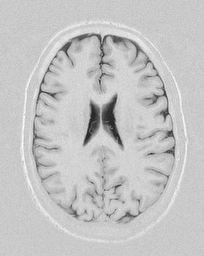
#> input picture brain.png, 204 x 256 px
$ jupyter execute Assignment.ipynb
#> lines starting #> are read from the running program, lines starting #| are printed output that depends on the picture; after the words box and inside, x2 and y2 are one past the last pixel; in counts of white or black regions, pixels touching at a corner belong together
[cell 1]
import cv2
import sys
from matplotlib import pyplot as plt
import numpy as np

[cell 2]
input_file_1 = 'brain.png'

[cell 3]
import cv2
import sys
from matplotlib import pyplot as plt
import numpy as np

input_file_1 = 'brain.png'
img = cv2.imread(input_file_1, cv2.IMREAD_GRAYSCALE)
#> img is the input picture: shape (256, 204); min 31, max 255, mean 196.1
#
# Check for success
if img is None:
    print('Failed to open', input_file_1)
    sys.exit()

# Calculate the histogram
hist = cv2.calcHist([img-50], [0], None, [256], [0, 256])
#> hist = 256 values, max 4036 at index 154, min 0 at index 199, mean 204
hist = hist.reshape(256)

# Plot histogram
plt.figure(figsize=(10,7))
plt.bar(np.linspace(0,255,256), hist)
plt.title('Histogram')
plt.ylabel('Frequency')
plt.xlabel('Grey Level')
plt.show()
#> figure, not shown here; tallest bar 4036 high, from x = 153.6 to 154.4

[cell 4]
# Threshold manually at intensity level 150
# Note that threshold() returns the computued threshold value
# and the resulting image.  We don't need the value so we put
# it in _.

plt.figure()
# outputimg = np.clip((img * 2), 0, 255)
_, output = cv2.threshold(img, 200, 255, cv2.THRESH_BINARY)
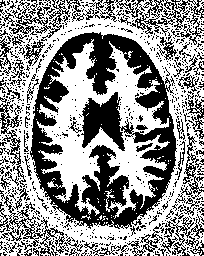
#> output: shape (256, 204); 56.8% white; 763 black regions (695 under 20 px), largest, box (x1, y1, x2, y2) and area: (30, 32, 177, 229) 12382, (115, 0, 204, 45) 1096, (0, 190, 69, 256) 940
cv2.imwrite('thresh_200.jpg', output)
plt.imshow(output,'gray')

# Threshold automatically with Otsu's method
# This time, we do want the computed threshold value
plt.figure()
T, output2 = cv2.threshold(img, 0, 255, cv2.THRESH_BINARY + cv2.THRESH_OTSU)
#> output2: shape (256, 204); 94.3% white; 60 black regions (44 under 20 px), largest, box (x1, y1, x2, y2) and area: (58, 33, 171, 122) 976, (101, 94, 124, 149) 535, (83, 100, 100, 146) 391
#> T = 156
cv2.imwrite('thresh_otsu.jpg', output2)
print("Threshold value found by Otsu's method:", T)
#| Threshold value found by Otsu's method: 156.0
plt.imshow(output2,'gray')

[cell 5]
input_file_2 = 'tray.png'

[cell 6]
input_file_2 = 'tray.png'
img2 = cv2.imread(input_file_2, cv2.IMREAD_GRAYSCALE)
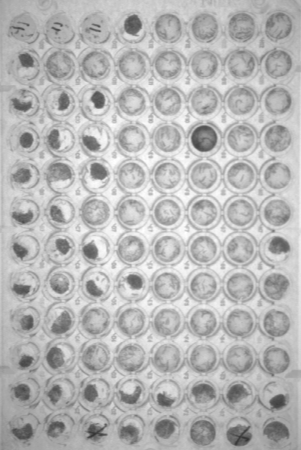
#> input picture tray.png, 301 x 450 px
#> img2 is the input picture: shape (450, 301); min 52, max 255, mean 183.2
#
# Check for success
if img2 is None:
    print('Failed to open', input_file_2)
    sys.exit()

# Calculate the histogram
hist2 = cv2.calcHist([img2], [0], None, [256], [0, 256])
#> hist2 = 256 values, max 2451 at index 190, min 0 at index 0, mean 529.1
hist2 = hist2.reshape(256)

# Plot histogram
plt.figure(figsize=(10,7))
plt.bar(np.linspace(0,255,256), hist2)
plt.title('Histogram')
plt.ylabel('Frequency')
plt.xlabel('Grey Level')
plt.show()
#> figure, not shown here; tallest bar 2451 high, from x = 189.6 to 190.4

[cell 7]
# Threshold manually at intensity level 150
# Note that threshold() returns the computued threshold value
# and the resulting image.  We don't need the value so we put
# it in _.

plt.figure()
_, output = cv2.threshold(img2, 200, 255, cv2.THRESH_BINARY)
#> output: shape (450, 301); 29.4% white; 368 white regions (280 under 20 px), largest, box (x1, y1, x2, y2) and area: (84, 58, 301, 369) 23293, (48, 74, 94, 319) 3240, (102, 324, 245, 364) 1591
cv2.imwrite('thresh2_200.jpg', output)
plt.imshow(output,'gray')

# Threshold automatically with Otsu's method
# This time, we do want the computed threshold value
plt.figure()
T, output2 = cv2.threshold(img2, 0, 255, cv2.THRESH_BINARY + cv2.THRESH_OTSU)
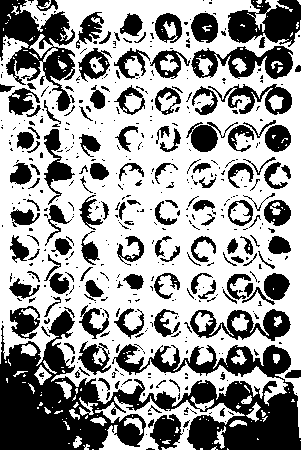
#> output2: shape (450, 301); 61.5% white; 490 black regions (349 under 20 px), largest, box (x1, y1, x2, y2) and area: (0, 310, 301, 450) 18554, (0, 0, 75, 111) 3739, (228, 0, 301, 47) 2201
#> T = 177
cv2.imwrite('thresh2_otsu.jpg', output2)
print("Threshold value found by Otsu's method:", T)
#| Threshold value found by Otsu's method: 177.0
plt.imshow(output2,'gray')

[cell 8]
# [6 lines of commented-out code are left out]

[cell 9]
# Gaussian blurring
plt.figure(figsize=(10,10))
blur1 = cv2.GaussianBlur(img2, (0,0), 10)
cv2.imwrite('gaussian.jpg', blur1)
img_pro1 = cv2.subtract(img2, blur1)
_, output = cv2.threshold(img_pro1, 0, 255, cv2.THRESH_BINARY)
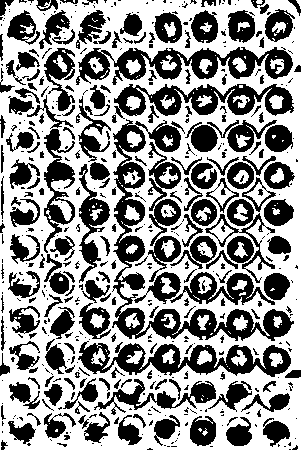
#> output: shape (450, 301); 57.7% white; 487 black regions (283 under 20 px), largest, box (x1, y1, x2, y2) and area: (112, 119, 294, 341) 6436, (76, 47, 293, 85) 3667, (78, 341, 291, 377) 3537
plt.imshow(output,'gray')
cv2.imwrite('GaussianBlur1.jpg', output)
#> Out = True

[cell 10]
#Ostu's Method
plt.figure(figsize=(10,10))
blur2 = cv2.GaussianBlur(img2, (0,0), 12)
cv2.imwrite('gaussian2.jpg', blur2)
img_pro2 = img2- blur2- 128
T, output2 = cv2.threshold(img_pro2, 15, 255, cv2.THRESH_BINARY + cv2.THRESH_OTSU)
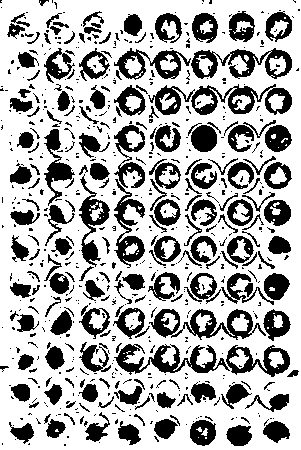
#> output2: shape (450, 301); 69.3% white; 633 black regions (438 under 20 px), largest, box (x1, y1, x2, y2) and area: (149, 309, 266, 340) 1440, (114, 344, 230, 375) 1396, (191, 84, 292, 115) 1346
#> T = 119
plt.imshow(output2,'gray')
print("Threshold value found by Otsu's method:", T)
#| Threshold value found by Otsu's method: 119.0
cv2.imwrite('GaussianBlur2.jpg', output2)
#> Out = True

[cell 11]
# [9 lines of commented-out code are left out]

# 2 Labelling

[cell 12]
import cv2
import sys
from matplotlib import pyplot as plt
import numpy as np
import random

[cell 13]
input_file_3 = 'birds.jpg'
img3 = cv2.imread(input_file_3, cv2.IMREAD_GRAYSCALE)
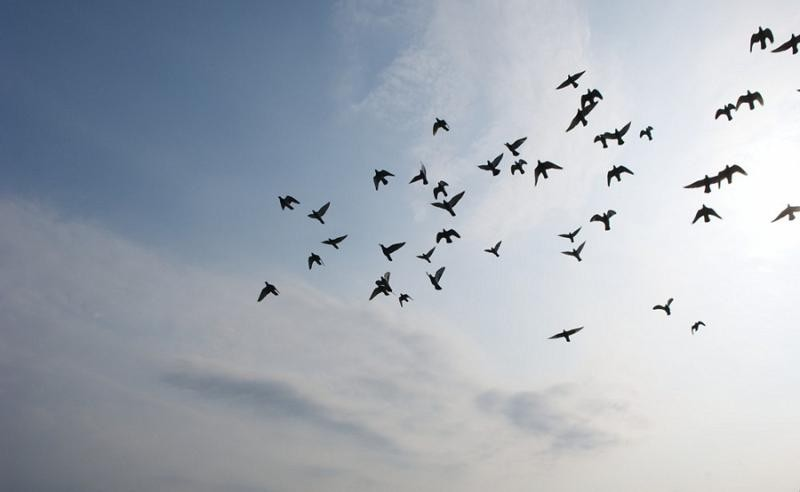
#> input picture birds.jpg, 800 x 492 px
#> img3: shape (492, 800); min 0, max 255, mean 172.7

if img3 is None:
    print('Failed to open', input_file_3)
    sys.exit()

[cell 14]
print(img3.shape[0])
#| 492
plt.imshow(img3,'gray')

[cell 15]
img_label = img3
for r in range(img_label.shape[0]):
    for c in range(img_label.shape[1]):
        if img_label[r, c] <= 76:
            img_label[r, c] = 255
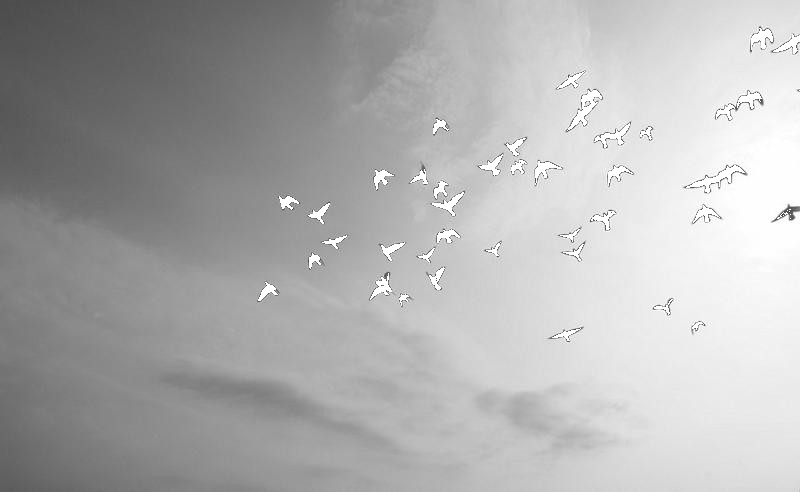
#> img_label: shape (492, 800); min 77, max 255, mean 175.8
plt.imshow(img_label,'gray')

[cell 16]
for r in range(img_label.shape[0]):
    for c in range(img_label.shape[1]):
        if img_label[r, c] != 255:
            img_label[r, c] = 0
#> img_label: shape (492, 800); 1.5% white; 215 white regions (172 under 20 px), largest, box (x1, y1, x2, y2) and area: (567, 90, 602, 131) 398, (686, 165, 745, 193) 387, (594, 123, 630, 148) 242
plt.imshow(img_label,'gray')

[cell 17]
input_file_3 = 'birds.jpg'
img3 = cv2.imread(input_file_3)
#> img3 is the input picture: shape (492, 800, 3); mean B, G, R 183.7, 173.8, 166.5

print(img3.shape[0])
#| 492
plt.imshow(img3)

[cell 18]
print(img3.shape)
#| (492, 800, 3)

[cell 19]
i= random.randint(0,255)
print(i)

[cell 20]
from PIL import Image, ImageOps
import cv2 as cv
import numpy as np
import sys
from matplotlib import pyplot as plt
import random

filename = './birds.jpg'
img = cv.imread(filename)

if img is None:
    print('Error: failed to open image: ', filename)
    sys.exit()

grey = cv.cvtColor(img, cv.COLOR_BGR2GRAY)
cv.imwrite('birds_grey.jpg', grey)

threshold, output = cv.threshold(grey, 70, 255, cv.THRESH_BINARY_INV)
#> output: shape (492, 800); 1.4% white; 46 white regions (8 under 20 px), largest, box (x1, y1, x2, y2) and area: (567, 90, 602, 131) 389, (686, 165, 744, 193) 375, (595, 123, 630, 148) 238
print('threshold: ', threshold)
cv.imwrite('birds_bin.jpg', output)

fa = {}

def find(x):
    if x not in fa.keys():
        fa[x] = x
        return x
    y = x
    while fa[y] != y:
        y = fa[y]
    while fa[x] != x:
        z = fa[x]
        fa[x] = y
        x = z
    return y

def union(x, y):
    fa[find(x)] = find(y)


# first pass
def one_pass(img):
    if len(img) == 0:
        return img
    # label to store latest label value
    current_label = 1
    for i in range(len(img)):
        # ret_row stands for label from every row in image
        for j in range(len(img[0])):
            if img[i][j]:
                left = 0 if j == 0 else img[i][j - 1]
                above = 0 if i == 0 else img[i - 1][j]
                # if left and above are neither labeled
                if not left and not above:
                    img[i][j] = current_label
                    current_label += 1
                elif left and not above:
                    img[i][j] = left
                elif above and not left:
                    img[i][j] = above
                else:
                    union(left, above)
                    img[i][j] = find(left)

    return img

#Second pass
def two_pass(metric):
    if len(metric) == 0:
        return []
    for i in range(len(metric)):
        for j in range(len(metric[0])):
            if metric[i][j] in fa.keys():
                metric[i][j] = find(metric[i][j])
    return metric


def colourize(img):
    height, width = img.shape

    colors = []
    colors.append([])
    colors.append([])
    color = 1
    # Displaying distinct components with distinct colors
    coloured_img = Image.new("RGB", (width, height))
    coloured_data = coloured_img.load()

    for i in range(len(img)):
        for j in range(len(img[0])):
            if img[i][j] > 0:
                if img[i][j] not in colors[0]:
                    colors[0].append(img[i][j])
                    colors[1].append((random.randint(0, 255), random.randint(0, 255), random.randint(0, 255)))

                ind = colors[0].index(img[i][j])
                coloured_data[j, i] = colors[1][ind]

    return coloured_img

res = two_pass(one_pass(output))
#> the loop in one_pass, `for i in range(len(img)):` made 492 passes

plt.figure(figsize=(10,10))
cv.imwrite('res.jpg', np.array(res))
coloured_img = colourize(res)
#> in colourize, `coloured_img = Image.new("RGB", (width, height))`: coloured_img: PIL image 800x492 RGB; every value is 0
plt.imshow(coloured_img)
plt.show()

# plt.figure()
# plt.imshow(np.array(res),'gray')

[cell 21]
import cv2 as cv
import numpy as np
import sys
from matplotlib import pyplot as plt
import random
from PIL import Image, ImageOps


filename = './birds.jpg'
img = cv.imread(filename)

if img is None:
    print('Error: failed to open image: ', filename)
    sys.exit()

grey = cv.cvtColor(img, cv.COLOR_BGR2GRAY)
cv.imwrite('birds_grey.jpg', grey)

threshold, output = cv.threshold(grey, 70, 255, cv.THRESH_BINARY_INV)
print('threshold: ', threshold)
#| threshold:  70.0
cv.imwrite('birds_bin.jpg', output)

search = {}

def search_label(x):
    if x not in search.keys():
        search[x] = x
        return x
    while search[x] != x:
        x = search[x]
    return x

def relabel(x, y):
    if x > y:
        search[x] = y
    else:
        search[y] = x

# first pass
def one_pass(img):
    print('Start first pass')
    if len(img) == 0:
        return img
    label = np.zeros((len(img), len(img[0])), np.uint16)
    # label to store latest label value
    current_label = 1
    for i in range(len(img)):
        # ret_row stands for label from every row in image
        for j in range(len(img[0])):
            if img[i][j]:
                left = 0 if j == 0 else label[i][j - 1]
                above = 0 if i == 0 else label[i - 1][j]
                # if left and above are neither labeled
                if not left and not above:
                    label[i][j] = current_label
                    current_label += 1
                elif left and not above:
                    label[i][j] = left
                elif above and not left:
                    label[i][j] = above
                else:
                    if left == above:
                        label[i][j] = left
                    else:
                        relabel(left, above)
                        label[i][j] = search_label(min(left, above))

    return label

def two_pass(label):
    print('Start second pass')
    if len(label) == 0:
        return []
    for i in range(len(label)):
        for j in range(len(label[0])):
            if label[i][j]:
                label[i][j] = search_label(label[i][j])
    return label

def colourize(img):
    height, width = img.shape
    colors = []
    colors.append([])
    colors.append([])
    color = 1
    # Displaying distinct components with distinct colors
    coloured_img = Image.new("RGB", (width, height))
    coloured_data = coloured_img.load()

    for i in range(len(img)):
        for j in range(len(img[0])):
            if img[i][j] > 0:
                if img[i][j] not in colors[0]:
                    colors[0].append(img[i][j])
                    colors[1].append((random.randint(0, 255)
                                      , random.randint(0, 255)
                                      , random.randint(0, 255)))

                ind = colors[0].index(img[i][j])
                coloured_data[j, i] = colors[1][ind]

    return coloured_img

def getoriginal(orginalinput, img):
    orginalimage = np.array(orginalinput)
    arrayimg = np.array(img)
#     colored_orginalimg = np.zeros((arrayimg.shape[0],arrayimg.shape[1],arrayimg.shape[2]))
    for i in range(arrayimg.shape[0]):
        for j in range(arrayimg.shape[1]):
            for k in range(arrayimg.shape[2]):
                if arrayimg[i,j,k] == 0:
                    continue
                else:
                    orginalimage[i,j,k] = arrayimg[i,j,k]
    return orginalimage


labelimage = two_pass(one_pass(output))
#> in one_pass, `label = np.zeros((len(img), len(img[0])), np.uint16)`: label: shape (492, 800) uint16; every value is 0
#> after the loop in one_pass, `for i in range(len(img)):`:
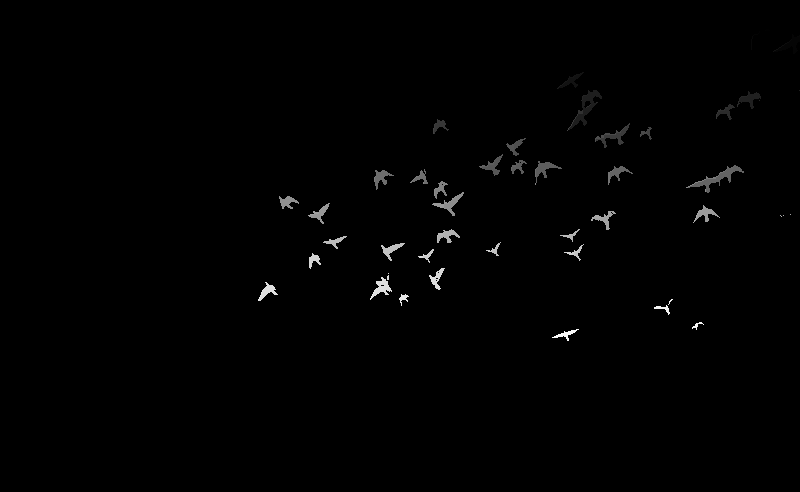
#> label: shape (492, 800) uint16; min 0, max 355, mean 2.2; drawn with min black and max white
#> after the loop in two_pass, `for i in range(len(label)):`: label: shape (492, 800) uint16; 0.3% of pixels changed, all inside (x1, y1, x2, y2) = (258, 29, 800, 338)
colorizedimage = colourize(labelimage)
print(np.array(img).shape)
#| (492, 800, 3)
colored_orginal_img =getoriginal(img, colorizedimage)
#> after the loop in getoriginal, `for i in range(arrayimg.shape[0]):`:
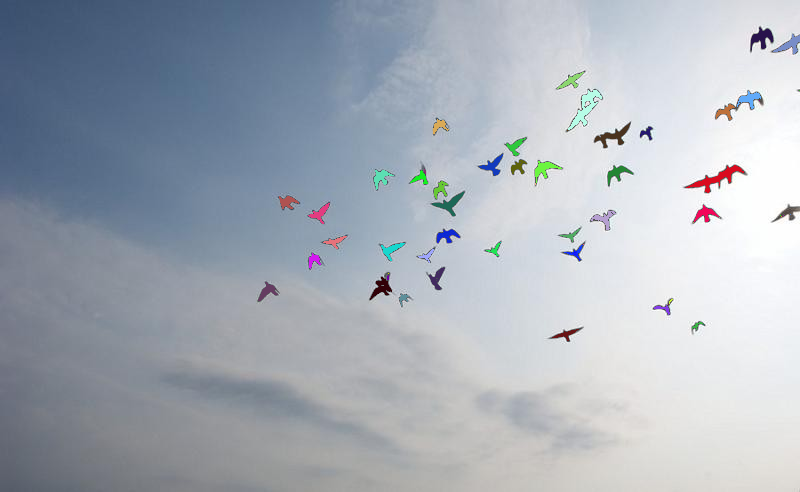
#> orginalimage: shape (492, 800, 3); 1.36% of pixels changed, all inside (x1, y1, x2, y2) = (258, 28, 800, 341)
plt.figure(figsize=(10,10))
plt.imshow(colored_orginal_img)
plt.show()
cv.imwrite('colorizedimage.jpg', np.array(colorizedimage))
cv.imwrite('colorizedorginal.jpg', np.array(colored_orginal_img))
#> Out = True

[cell 22]
import cv2 as cv
import numpy as np
import sys
from matplotlib import pyplot as plt
import random
from PIL import Image, ImageOps


filename = './birds.jpg'
img = cv.imread(filename)

if img is None:
    print('Error: failed to open image: ', filename)
    sys.exit()

grey = cv.cvtColor(img, cv.COLOR_BGR2GRAY)
cv.imwrite('birds_grey.jpg', grey)

threshold, output = cv.threshold(grey, 70, 255, cv.THRESH_BINARY_INV)
print('Threshold: ', threshold)
#| Threshold:  70.0
cv.imwrite('birds_bin.jpg', output)

edge = cv2.Canny(output, 180, 190)
#> edge: shape (492, 800); 0.7% white in thin lines or dots, all inside (x1, y1, x2, y2) = (258, 27, 800, 341)
cv.imwrite('birds_edge.jpg', edge)

#Label the pixel
def search_label(x):
    if x not in search.keys():
        search[x] = x
        return x
    while search[x] != x:
        x = search[x]
    return x

def relabel(x, y):
    if x > y:
        search[x] = y
    else:
        search[y] = x

# Two pass
def two_pass(img):
    print('Start first pass')
    if len(img) == 0:
        return img
    label = np.zeros((len(img), len(img[0])), np.uint16)
    # label to store latest label value
    current_label = 1
    for i in range(len(img)):
        # ret_row stands for label from every row in image
        for j in range(len(img[0])):
            if img[i][j]:
                left = 0 if j == 0 else label[i][j - 1]
                above = 0 if i == 0 else label[i - 1][j]
                # if left and above are neither labeled
                if not left and not above:
                    label[i][j] = current_label
                    current_label += 1
                elif left and not above:
                    label[i][j] = left
                elif above and not left:
                    label[i][j] = above
                else:
                    if left == above:
                        label[i][j] = left
                    else:
                        relabel(left, above)
                        label[i][j] = search_label(min(left, above))
    print('Start second pass')
    if len(label) == 0:
        return []
    for i in range(len(label)):
        for j in range(len(label[0])):
            if label[i][j]:
                label[i][j] = search_label(label[i][j])
    return label

def colourize(img):
    height, width = img.shape
    colors = []
    colors.append([])
    colors.append([])
    color = 1
    # Displaying distinct components with distinct colors
    coloured_img = Image.new("RGB", (width, height))
    coloured_data = coloured_img.load()

    for i in range(len(img)):
        for j in range(len(img[0])):
            if img[i][j] > 0:
                if img[i][j] not in colors[0]:
                    colors[0].append(img[i][j])
                    colors[1].append((random.randint(0, 255)
                                      , random.randint(0, 255)
                                      , random.randint(0, 255)))

                ind = colors[0].index(img[i][j])
                coloured_data[j, i] = colors[1][ind]

    return coloured_img

def getoriginal(orginalinput, img):
    orginalimage = np.array(orginalinput)
    arrayimg = np.array(img)
    for i in range(arrayimg.shape[0]):
        for j in range(arrayimg.shape[1]):
            for k in range(arrayimg.shape[2]):
                if arrayimg[i,j,k] == 0:
                    continue
                else:
                    orginalimage[i,j,k] = arrayimg[i,j,k]
    return orginalimage


if __name__ == '__main__':


    # Create structuring element
    struc_elem = cv2.getStructuringElement(cv2.MORPH_ELLIPSE, (4,4))

    output_erode = output.copy()
    for i in range(1):
        output_erode = cv2.erode(output_erode, struc_elem)
    #
    cv2.imwrite('eroded.jpg', output_erode)

    search = {}
    labelimage = two_pass(output)
    colorizedimage = colourize(labelimage)
    print(np.array(img).shape)
#| (492, 800, 3)
    colored_orginal_img =getoriginal(img, colorizedimage)
#> after the loop in getoriginal, `for i in range(arrayimg.shape[0]):`:
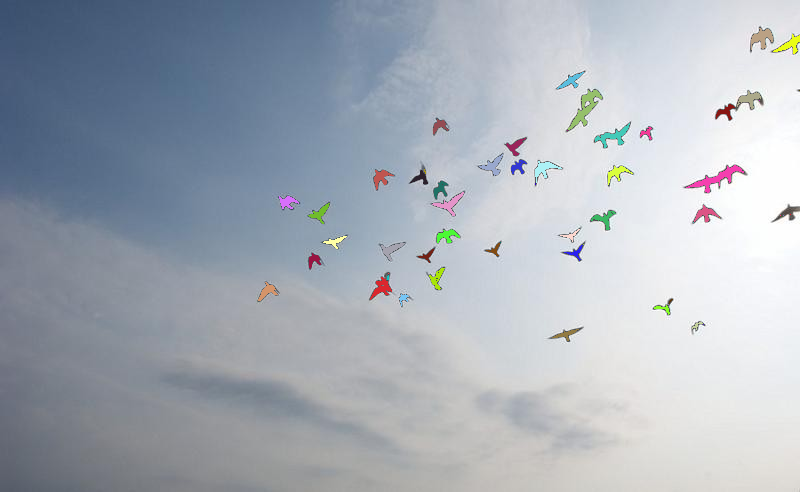
#> orginalimage: shape (492, 800, 3); 1.36% of pixels changed, all inside (x1, y1, x2, y2) = (258, 28, 800, 341)
    plt.figure(figsize=(10,10))
    plt.imshow(colored_orginal_img)
    plt.show()
    cv.imwrite('colorizedimage.jpg', np.array(colorizedimage))
    cv.imwrite('colorizedorginal.jpg', np.array(colored_orginal_img))
